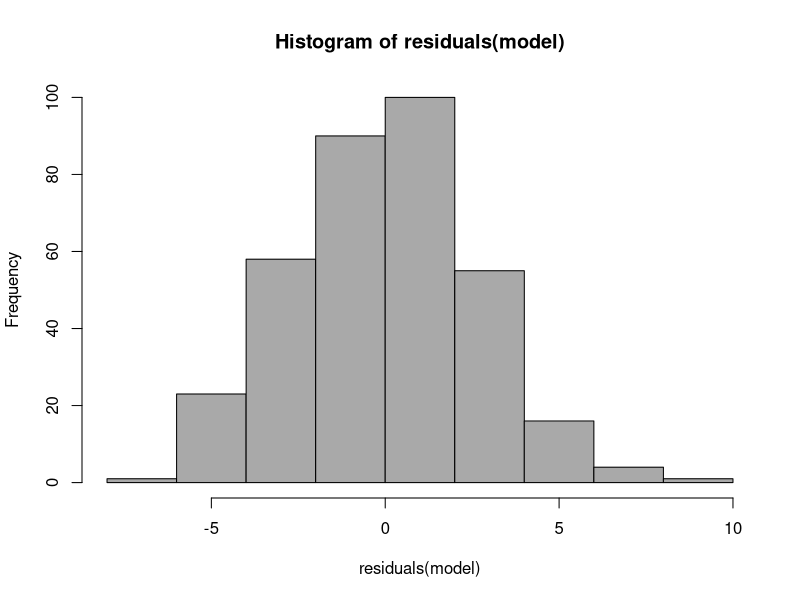
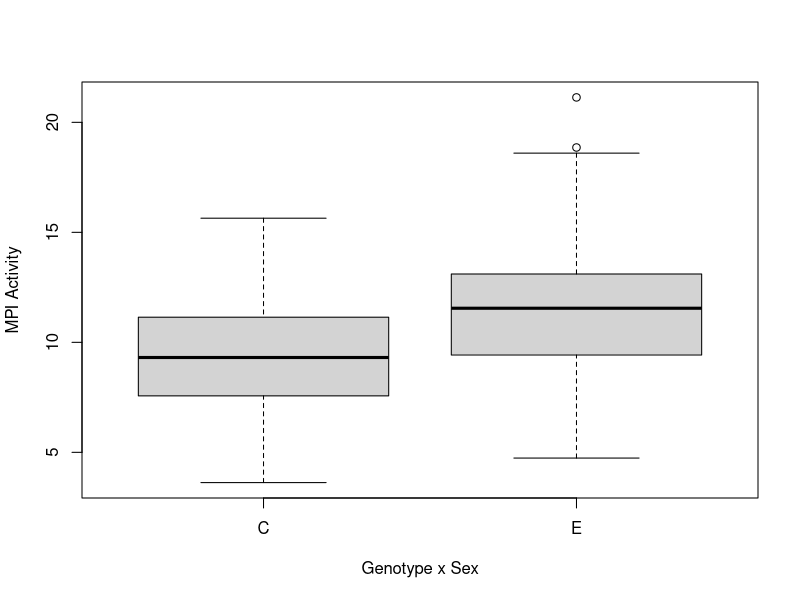

Here is the R script that generated these plots, in order:
library(tidyr)
library(ggplot2)
library(tidyverse)
library(car)

setwd("~/Desktop/EG_final_project/EG_final_project/phenotypic_data")


#analysing data for edge vs core in common garden
#height data

initial_ht <- read.csv(file="initialHt.csv", header=TRUE)
final_ht <- read.csv(file="final_ht_2019.csv", header=TRUE)

#let's compare all individuals from edge with all individuals from core
#preparing data

data_init <- initial_ht[,c("plant_ID", "Family", "Region","initial_ht" )]
data_init <-  data_init[-grep('M', data_init$Region), ]

data_fin <- final_ht[,c("plant_ID", "Family", "Region","Height_Fall2019" )]
data_fin <-  data_fin[-grep('M', data_fin$Region), ]
data_fin <- data_fin[,c("plant_ID","Height_Fall2019" )]

total <- merge(data_init,data_fin,by="plant_ID")
colnames(total) <- c("plant_ID", "Family", "Region", "1", "2")
total$Change <- total$`2`- total$`1`
ave <- total %>% 
  group_by(Family, Region) %>% 
    summarise(average = mean(Change))

#total <- pivot_longer(total, c("1", "2"), names_to = "Time")
#total$Time <- as.numeric(total$Time)


ave$Region <- as.character(ave$Region)
colnames(ave) <- c("Family","Region", "Change")


#two-way ANOVA

model = lm(Change ~Region,data=ave)
anova(model) 

hist(residuals(model),
     col="darkgray")

attach(ave)

bartlett.test(Change ~ interaction(Region)) # for heterogenous varience
shapiro.test(resid(aov(Change ~ Region))) #for normality

boxplot(Change ~ Region,
        data = ave,
        xlab = "Genotype x Sex",
        ylab = "MPI Activity")


